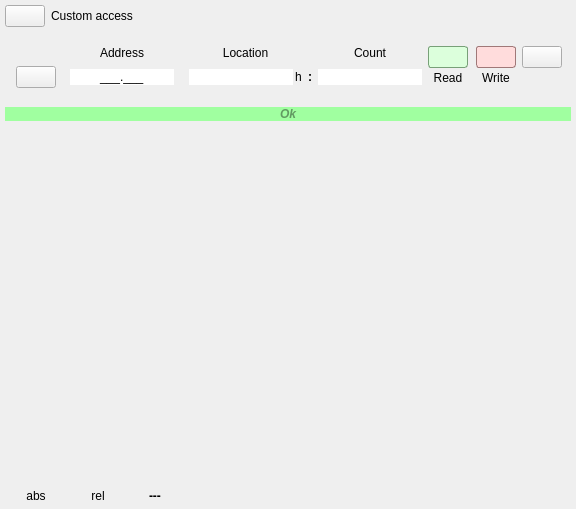
<?xml version="1.0" encoding="UTF-8"?>
<ui version="4.0">
 <class>CustomAccessPage</class>
 <widget class="QWidget" name="CustomAccessPage">
  <property name="geometry">
   <rect>
    <x>0</x>
    <y>0</y>
    <width>576</width>
    <height>509</height>
   </rect>
  </property>
  <property name="windowTitle">
   <string notr="true">Form</string>
  </property>
  <property name="styleSheet">
   <string notr="true">/* Allgemein */
QFrame[GuiRole=PageTitelFrame] { background: rgb(210, 210, 210); border-radius: 6px;	padding: 6px; }
QFrame[GuiRole=PageTitelFrame] QLabel {  font: bold 10pt; }
QFrame[GuiRole=GroupBox] { background: rgb(230, 230, 230); }

QPushButton[GuiRole=ToolBarButton] { border: 1px solid transparent; border-radius: 3px; padding: 3px; qproperty-iconSize: 24px; }
QPushButton[GuiRole=ToolBarButton]:hover { background: rgb(220, 220, 220); border-color: rgb(220, 220, 220); }
QPushButton[GuiRole=ToolBarButton]:pressed { background: rgb(220, 220, 220); border-color: rgb(110, 110, 110); }
QPushButton[GuiRole=ToolBarButton]:checked { background: rgb(220, 220, 220); border-color: rgb(110, 110, 110); }

/* Spezifisch */
QPushButton#readButton { background: rgb(220, 255, 220); border: 1px solid rgb(120, 160, 120); border-radius: 3px; padding: 3px; qproperty-iconSize: 32px; }
QPushButton#readButton:disabled { background: rgba(240, 255, 240, 50); }
QPushButton#readButton:hover { background: rgb(240, 255, 240); border-color: rgb(140, 160, 140); }
QPushButton#readButton:pressed { background: rgb(250, 255, 250); border-color: rgb(180, 160, 160); }

QPushButton#writeButton { background: rgb(255, 220, 220); border: 1px solid rgb(160, 120, 120); border-radius: 3px; padding: 3px; qproperty-iconSize: 32px; }
QPushButton#writeButton:disabled { background: rgba(255, 220, 220, 50); }
QPushButton#writeButton:hover { background: rgb(255, 240, 240); border-color: rgb(160, 140, 140); }
QPushButton#writeButton:pressed { background: rgb(255, 250, 250); border-color: rgb(180, 160, 160); }

QHexEdit#hexEdit { border: 0px;}
QLineEdit#locationEdit { min-width: 5em;}
QLineEdit#countEdit { min-width: 3em;}

QPushButton#absoluteLocationButton { border: 1px solid transparent; min-width: 60px; }
QPushButton#absoluteLocationButton:checked { background: rgb(200, 200, 200); }
QPushButton#relativeLocationButton { border: 1px solid transparent; min-width: 60px; }
QPushButton#relativeLocationButton:checked { background: rgb(200, 200, 200); }
</string>
  </property>
  <layout class="QVBoxLayout" name="verticalLayout" stretch="0,0,0,1,0">
   <property name="spacing">
    <number>10</number>
   </property>
   <property name="leftMargin">
    <number>5</number>
   </property>
   <property name="topMargin">
    <number>5</number>
   </property>
   <property name="rightMargin">
    <number>5</number>
   </property>
   <property name="bottomMargin">
    <number>5</number>
   </property>
   <item>
    <widget class="QFrame" name="titleFrame">
     <property name="GuiRole" stdset="0">
      <string notr="true">PageTitelFrame</string>
     </property>
     <layout class="QHBoxLayout" name="horizontalLayout_27">
      <property name="leftMargin">
       <number>0</number>
      </property>
      <property name="topMargin">
       <number>0</number>
      </property>
      <property name="rightMargin">
       <number>0</number>
      </property>
      <property name="bottomMargin">
       <number>0</number>
      </property>
      <item>
       <widget class="QPushButton" name="goBackButton">
        <property name="enabled">
         <bool>true</bool>
        </property>
        <property name="toolTip">
         <string>Go back to previous page</string>
        </property>
        <property name="icon">
         <iconset>
          <disabledoff>:/Symbols/BackArrow_P.png</disabledoff>
          <activeon>:/Symbols/BackArrow_A.png</activeon>
         </iconset>
        </property>
        <property name="iconSize">
         <size>
          <width>24</width>
          <height>24</height>
         </size>
        </property>
        <property name="GuiRole" stdset="0">
         <string notr="true">ToolBarButton</string>
        </property>
       </widget>
      </item>
      <item>
       <widget class="QLabel" name="titleText">
        <property name="text">
         <string>Custom access</string>
        </property>
       </widget>
      </item>
      <item>
       <spacer name="titleSpacer">
        <property name="orientation">
         <enum>Qt::Orientation::Horizontal</enum>
        </property>
        <property name="sizeHint" stdset="0">
         <size>
          <width>40</width>
          <height>20</height>
         </size>
        </property>
       </spacer>
      </item>
     </layout>
    </widget>
   </item>
   <item>
    <widget class="QFrame" name="frame">
     <property name="styleSheet">
      <string notr="true"/>
     </property>
     <property name="GuiRole" stdset="0">
      <string notr="true">GroupBox</string>
     </property>
     <layout class="QVBoxLayout" name="verticalLayout_7">
      <property name="topMargin">
       <number>9</number>
      </property>
      <item>
       <layout class="QHBoxLayout" name="horizontalLayout" stretch="0,0,1,0,0,0,2,0">
        <property name="rightMargin">
         <number>0</number>
        </property>
        <item>
         <spacer name="horizontalSpacer_9">
          <property name="orientation">
           <enum>Qt::Orientation::Horizontal</enum>
          </property>
          <property name="sizeHint" stdset="0">
           <size>
            <width>10</width>
            <height>20</height>
           </size>
          </property>
         </spacer>
        </item>
        <item>
         <layout class="QGridLayout" name="gridLayout_2">
          <item row="0" column="4">
           <widget class="QLabel" name="label1_2">
            <property name="font">
             <font>
              <italic>false</italic>
              <bold>false</bold>
             </font>
            </property>
            <property name="text">
             <string>Location</string>
            </property>
            <property name="alignment">
             <set>Qt::AlignmentFlag::AlignCenter</set>
            </property>
           </widget>
          </item>
          <item row="0" column="6">
           <widget class="QLabel" name="label1">
            <property name="font">
             <font>
              <italic>false</italic>
              <bold>false</bold>
             </font>
            </property>
            <property name="text">
             <string>Count</string>
            </property>
            <property name="alignment">
             <set>Qt::AlignmentFlag::AlignCenter</set>
            </property>
           </widget>
          </item>
          <item row="1" column="5">
           <widget class="QLabel" name="label_2">
            <property name="font">
             <font>
              <bold>true</bold>
             </font>
            </property>
            <property name="text">
             <string notr="true">:</string>
            </property>
            <property name="alignment">
             <set>Qt::AlignmentFlag::AlignLeading|Qt::AlignmentFlag::AlignLeft|Qt::AlignmentFlag::AlignVCenter</set>
            </property>
           </widget>
          </item>
          <item row="0" column="3" rowspan="2">
           <spacer name="horizontalSpacer_5">
            <property name="orientation">
             <enum>Qt::Orientation::Horizontal</enum>
            </property>
            <property name="sizeHint" stdset="0">
             <size>
              <width>10</width>
              <height>20</height>
             </size>
            </property>
           </spacer>
          </item>
          <item row="1" column="2">
           <widget class="QLineEdit" name="addressEdit">
            <property name="sizePolicy">
             <sizepolicy hsizetype="Maximum" vsizetype="Fixed">
              <horstretch>0</horstretch>
              <verstretch>0</verstretch>
             </sizepolicy>
            </property>
            <property name="toolTip">
             <string>Enter address for new device</string>
            </property>
            <property name="styleSheet">
             <string notr="true">max-width: 4em;</string>
            </property>
            <property name="inputMask">
             <string notr="true">000.000;_</string>
            </property>
            <property name="text">
             <string notr="true">.</string>
            </property>
            <property name="maxLength">
             <number>7</number>
            </property>
            <property name="frame">
             <bool>false</bool>
            </property>
            <property name="cursorPosition">
             <number>7</number>
            </property>
            <property name="alignment">
             <set>Qt::AlignmentFlag::AlignCenter</set>
            </property>
           </widget>
          </item>
          <item row="1" column="4">
           <layout class="QHBoxLayout" name="horizontalLayout_3">
            <property name="spacing">
             <number>2</number>
            </property>
            <item>
             <widget class="QLineEdit" name="locationEdit">
              <property name="sizePolicy">
               <sizepolicy hsizetype="Maximum" vsizetype="Fixed">
                <horstretch>0</horstretch>
                <verstretch>0</verstretch>
               </sizepolicy>
              </property>
              <property name="toolTip">
               <string>Enter message location</string>
              </property>
              <property name="styleSheet">
               <string notr="true">max-width: 4em;</string>
              </property>
              <property name="text">
               <string notr="true"/>
              </property>
              <property name="maxLength">
               <number>6</number>
              </property>
              <property name="frame">
               <bool>false</bool>
              </property>
              <property name="cursorPosition">
               <number>0</number>
              </property>
              <property name="alignment">
               <set>Qt::AlignmentFlag::AlignRight|Qt::AlignmentFlag::AlignTrailing|Qt::AlignmentFlag::AlignVCenter</set>
              </property>
             </widget>
            </item>
            <item>
             <widget class="QLabel" name="label1_5">
              <property name="font">
               <font>
                <italic>false</italic>
                <bold>false</bold>
               </font>
              </property>
              <property name="text">
               <string notr="true">h</string>
              </property>
              <property name="alignment">
               <set>Qt::AlignmentFlag::AlignCenter</set>
              </property>
             </widget>
            </item>
           </layout>
          </item>
          <item row="1" column="6">
           <widget class="QLineEdit" name="countEdit">
            <property name="toolTip">
             <string>Enter number of payload bytes</string>
            </property>
            <property name="styleSheet">
             <string notr="true">max-width: 4em;</string>
            </property>
            <property name="text">
             <string notr="true"/>
            </property>
            <property name="maxLength">
             <number>4</number>
            </property>
            <property name="frame">
             <bool>false</bool>
            </property>
            <property name="cursorPosition">
             <number>0</number>
            </property>
            <property name="alignment">
             <set>Qt::AlignmentFlag::AlignCenter</set>
            </property>
           </widget>
          </item>
          <item row="1" column="0">
           <widget class="QPushButton" name="clearAllButton">
            <property name="enabled">
             <bool>true</bool>
            </property>
            <property name="sizePolicy">
             <sizepolicy hsizetype="Preferred" vsizetype="Fixed">
              <horstretch>0</horstretch>
              <verstretch>0</verstretch>
             </sizepolicy>
            </property>
            <property name="toolTip">
             <string>Clear all input fields</string>
            </property>
            <property name="icon">
             <iconset>
              <disabledoff>:/Symbols/ClearInput_P.png</disabledoff>
              <activeon>:/Symbols/ClearInput_A.png</activeon>
             </iconset>
            </property>
            <property name="iconSize">
             <size>
              <width>24</width>
              <height>24</height>
             </size>
            </property>
            <property name="GuiRole" stdset="0">
             <string notr="true">ToolBarButton</string>
            </property>
           </widget>
          </item>
          <item row="0" column="1" rowspan="2">
           <spacer name="horizontalSpacer_8">
            <property name="orientation">
             <enum>Qt::Orientation::Horizontal</enum>
            </property>
            <property name="sizeHint" stdset="0">
             <size>
              <width>10</width>
              <height>20</height>
             </size>
            </property>
           </spacer>
          </item>
          <item row="0" column="2">
           <widget class="QLabel" name="label1_3">
            <property name="font">
             <font>
              <italic>false</italic>
              <bold>false</bold>
             </font>
            </property>
            <property name="text">
             <string>Address</string>
            </property>
            <property name="alignment">
             <set>Qt::AlignmentFlag::AlignCenter</set>
            </property>
           </widget>
          </item>
         </layout>
        </item>
        <item>
         <spacer name="horizontalSpacer_6">
          <property name="orientation">
           <enum>Qt::Orientation::Horizontal</enum>
          </property>
          <property name="sizeHint" stdset="0">
           <size>
            <width>10</width>
            <height>20</height>
           </size>
          </property>
         </spacer>
        </item>
        <item>
         <layout class="QVBoxLayout" name="verticalLayout_4">
          <property name="spacing">
           <number>0</number>
          </property>
          <item>
           <layout class="QHBoxLayout" name="horizontalLayout_6">
            <item>
             <widget class="QPushButton" name="readButton">
              <property name="enabled">
               <bool>true</bool>
              </property>
              <property name="sizePolicy">
               <sizepolicy hsizetype="Fixed" vsizetype="Fixed">
                <horstretch>0</horstretch>
                <verstretch>0</verstretch>
               </sizepolicy>
              </property>
              <property name="toolTip">
               <string>Transfer read message</string>
              </property>
              <property name="icon">
               <iconset>
                <disabledoff>:/Symbols/ReadAccess_P.png</disabledoff>
                <activeon>:/Symbols/ReadAccess_A.png</activeon>
               </iconset>
              </property>
              <property name="iconSize">
               <size>
                <width>32</width>
                <height>32</height>
               </size>
              </property>
             </widget>
            </item>
           </layout>
          </item>
          <item>
           <widget class="QLabel" name="readLabel">
            <property name="enabled">
             <bool>true</bool>
            </property>
            <property name="font">
             <font>
              <italic>false</italic>
              <bold>false</bold>
             </font>
            </property>
            <property name="text">
             <string>Read</string>
            </property>
            <property name="alignment">
             <set>Qt::AlignmentFlag::AlignCenter</set>
            </property>
           </widget>
          </item>
         </layout>
        </item>
        <item>
         <spacer name="horizontalSpacer_7">
          <property name="orientation">
           <enum>Qt::Orientation::Horizontal</enum>
          </property>
          <property name="sizeHint" stdset="0">
           <size>
            <width>10</width>
            <height>20</height>
           </size>
          </property>
         </spacer>
        </item>
        <item>
         <layout class="QVBoxLayout" name="verticalLayout_3">
          <property name="spacing">
           <number>0</number>
          </property>
          <item>
           <layout class="QHBoxLayout" name="horizontalLayout_7">
            <item>
             <widget class="QPushButton" name="writeButton">
              <property name="sizePolicy">
               <sizepolicy hsizetype="Fixed" vsizetype="Fixed">
                <horstretch>0</horstretch>
                <verstretch>0</verstretch>
               </sizepolicy>
              </property>
              <property name="toolTip">
               <string>Transfer write message</string>
              </property>
              <property name="icon">
               <iconset>
                <disabledoff>:/Symbols/WriteAccess_P.png</disabledoff>
                <activeon>:/Symbols/WriteAccess_A.png</activeon>
               </iconset>
              </property>
              <property name="iconSize">
               <size>
                <width>32</width>
                <height>32</height>
               </size>
              </property>
             </widget>
            </item>
           </layout>
          </item>
          <item>
           <widget class="QLabel" name="writeLabel">
            <property name="font">
             <font>
              <italic>false</italic>
              <bold>false</bold>
             </font>
            </property>
            <property name="text">
             <string>Write</string>
            </property>
            <property name="alignment">
             <set>Qt::AlignmentFlag::AlignCenter</set>
            </property>
           </widget>
          </item>
         </layout>
        </item>
        <item>
         <spacer name="horizontalSpacer_3">
          <property name="orientation">
           <enum>Qt::Orientation::Horizontal</enum>
          </property>
          <property name="sizeHint" stdset="0">
           <size>
            <width>10</width>
            <height>20</height>
           </size>
          </property>
         </spacer>
        </item>
        <item>
         <layout class="QVBoxLayout" name="verticalLayout_5">
          <item>
           <widget class="QPushButton" name="moreButton">
            <property name="sizePolicy">
             <sizepolicy hsizetype="Preferred" vsizetype="Fixed">
              <horstretch>0</horstretch>
              <verstretch>0</verstretch>
             </sizepolicy>
            </property>
            <property name="toolTip">
             <string>Menu</string>
            </property>
            <property name="icon">
             <iconset>
              <disabledoff>:/Symbols/More_P.png</disabledoff>
              <activeon>:/Symbols/More_A.png</activeon>
             </iconset>
            </property>
            <property name="iconSize">
             <size>
              <width>24</width>
              <height>24</height>
             </size>
            </property>
            <property name="GuiRole" stdset="0">
             <string notr="true">ToolBarButton</string>
            </property>
           </widget>
          </item>
          <item>
           <spacer name="verticalSpacer_2">
            <property name="orientation">
             <enum>Qt::Orientation::Vertical</enum>
            </property>
            <property name="sizeHint" stdset="0">
             <size>
              <width>0</width>
              <height>0</height>
             </size>
            </property>
           </spacer>
          </item>
         </layout>
        </item>
       </layout>
      </item>
     </layout>
    </widget>
   </item>
   <item>
    <layout class="QHBoxLayout" name="horizontalLayout_2">
     <item>
      <widget class="QStackedWidget" name="accessResultStack">
       <property name="sizePolicy">
        <sizepolicy hsizetype="Preferred" vsizetype="Maximum">
         <horstretch>0</horstretch>
         <verstretch>0</verstretch>
        </sizepolicy>
       </property>
       <property name="currentIndex">
        <number>1</number>
       </property>
       <widget class="QWidget" name="page_0_Blank">
        <property name="sizePolicy">
         <sizepolicy hsizetype="Maximum" vsizetype="Preferred">
          <horstretch>0</horstretch>
          <verstretch>0</verstretch>
         </sizepolicy>
        </property>
        <layout class="QHBoxLayout" name="horizontalLayout_26">
         <property name="leftMargin">
          <number>0</number>
         </property>
         <property name="topMargin">
          <number>0</number>
         </property>
         <property name="rightMargin">
          <number>0</number>
         </property>
         <property name="bottomMargin">
          <number>0</number>
         </property>
        </layout>
       </widget>
       <widget class="QWidget" name="page_1_Ok">
        <property name="sizePolicy">
         <sizepolicy hsizetype="Maximum" vsizetype="Preferred">
          <horstretch>0</horstretch>
          <verstretch>0</verstretch>
         </sizepolicy>
        </property>
        <layout class="QHBoxLayout" name="horizontalLayout_28">
         <property name="leftMargin">
          <number>0</number>
         </property>
         <property name="topMargin">
          <number>0</number>
         </property>
         <property name="rightMargin">
          <number>0</number>
         </property>
         <property name="bottomMargin">
          <number>0</number>
         </property>
         <item>
          <widget class="QLabel" name="label_30">
           <property name="font">
            <font>
             <italic>true</italic>
             <bold>true</bold>
            </font>
           </property>
           <property name="styleSheet">
            <string notr="true">background: rgb(160, 255, 160); color: rgb(97, 154, 97);</string>
           </property>
           <property name="frameShape">
            <enum>QFrame::Shape::NoFrame</enum>
           </property>
           <property name="frameShadow">
            <enum>QFrame::Shadow::Plain</enum>
           </property>
           <property name="text">
            <string>Ok</string>
           </property>
           <property name="alignment">
            <set>Qt::AlignmentFlag::AlignCenter</set>
           </property>
          </widget>
         </item>
        </layout>
       </widget>
       <widget class="QWidget" name="page_2_Failed">
        <property name="sizePolicy">
         <sizepolicy hsizetype="Maximum" vsizetype="Preferred">
          <horstretch>0</horstretch>
          <verstretch>0</verstretch>
         </sizepolicy>
        </property>
        <layout class="QHBoxLayout" name="horizontalLayout_33">
         <property name="leftMargin">
          <number>0</number>
         </property>
         <property name="topMargin">
          <number>0</number>
         </property>
         <property name="rightMargin">
          <number>0</number>
         </property>
         <property name="bottomMargin">
          <number>0</number>
         </property>
         <item>
          <widget class="QLabel" name="label_31">
           <property name="font">
            <font>
             <bold>true</bold>
            </font>
           </property>
           <property name="styleSheet">
            <string notr="true">background: rgb(255,120,120); color: rgb(158, 74, 74);</string>
           </property>
           <property name="text">
            <string>Failed</string>
           </property>
           <property name="alignment">
            <set>Qt::AlignmentFlag::AlignCenter</set>
           </property>
          </widget>
         </item>
        </layout>
       </widget>
      </widget>
     </item>
    </layout>
   </item>
   <item>
    <widget class="QHexEdit" name="hexEdit" native="true">
     <property name="sizePolicy">
      <sizepolicy hsizetype="Expanding" vsizetype="Expanding">
       <horstretch>0</horstretch>
       <verstretch>0</verstretch>
      </sizepolicy>
     </property>
    </widget>
   </item>
   <item>
    <layout class="QHBoxLayout" name="horizontalLayout_4">
     <property name="spacing">
      <number>20</number>
     </property>
     <item>
      <layout class="QHBoxLayout" name="horizontalLayout_5">
       <property name="spacing">
        <number>0</number>
       </property>
       <item>
        <widget class="QPushButton" name="absoluteLocationButton">
         <property name="sizePolicy">
          <sizepolicy hsizetype="Maximum" vsizetype="Fixed">
           <horstretch>0</horstretch>
           <verstretch>0</verstretch>
          </sizepolicy>
         </property>
         <property name="text">
          <string>abs</string>
         </property>
         <property name="checkable">
          <bool>true</bool>
         </property>
        </widget>
       </item>
       <item>
        <widget class="QPushButton" name="relativeLocationButton">
         <property name="sizePolicy">
          <sizepolicy hsizetype="Maximum" vsizetype="Fixed">
           <horstretch>0</horstretch>
           <verstretch>0</verstretch>
          </sizepolicy>
         </property>
         <property name="text">
          <string>rel</string>
         </property>
         <property name="checkable">
          <bool>true</bool>
         </property>
        </widget>
       </item>
      </layout>
     </item>
     <item>
      <widget class="QLabel" name="currentLocationText">
       <property name="sizePolicy">
        <sizepolicy hsizetype="Expanding" vsizetype="Preferred">
         <horstretch>0</horstretch>
         <verstretch>0</verstretch>
        </sizepolicy>
       </property>
       <property name="font">
        <font>
         <italic>false</italic>
         <bold>true</bold>
        </font>
       </property>
       <property name="text">
        <string notr="true">---</string>
       </property>
       <property name="alignment">
        <set>Qt::AlignmentFlag::AlignLeading|Qt::AlignmentFlag::AlignLeft|Qt::AlignmentFlag::AlignVCenter</set>
       </property>
      </widget>
     </item>
    </layout>
   </item>
  </layout>
  <action name="copyToClipboardMenuItem">
   <property name="icon">
    <iconset>
     <disabledoff>:/Symbols/CopyToClipboard_P.png</disabledoff>
     <activeon>:/Symbols/CopyToClipboard_A.png</activeon>
    </iconset>
   </property>
   <property name="text">
    <string>Copy data hex dump to clipboard</string>
   </property>
   <property name="toolTip">
    <string>Copy data hex dump to clipboard</string>
   </property>
   <property name="menuRole">
    <enum>QAction::MenuRole::NoRole</enum>
   </property>
  </action>
  <action name="relativeLocationMenuItem">
   <property name="checkable">
    <bool>true</bool>
   </property>
   <property name="text">
    <string>Relative location</string>
   </property>
   <property name="toolTip">
    <string>show location relative to service base</string>
   </property>
   <property name="menuRole">
    <enum>QAction::MenuRole::NoRole</enum>
   </property>
  </action>
  <action name="absoluteLocationMenuItem">
   <property name="checkable">
    <bool>true</bool>
   </property>
   <property name="text">
    <string>Absolute location</string>
   </property>
   <property name="toolTip">
    <string>show location absolute to service base</string>
   </property>
   <property name="menuRole">
    <enum>QAction::MenuRole::NoRole</enum>
   </property>
  </action>
  <action name="overwriteWithFFhMenuItem">
   <property name="icon">
    <iconset>
     <disabledoff>:/Symbols/Rubber_P.png</disabledoff>
     <activeon>:/Symbols/Rubber_A.png</activeon>
    </iconset>
   </property>
   <property name="text">
    <string>Overwrite add with FFh</string>
   </property>
   <property name="toolTip">
    <string>Overwrite all data with FFh</string>
   </property>
   <property name="menuRole">
    <enum>QAction::MenuRole::NoRole</enum>
   </property>
  </action>
  <action name="overwriteWith00hMenuItem">
   <property name="icon">
    <iconset>
     <disabledoff>:/Symbols/Rubber_P.png</disabledoff>
     <activeon>:/Symbols/Rubber_A.png</activeon>
    </iconset>
   </property>
   <property name="text">
    <string>Overwrite all with 0</string>
   </property>
   <property name="toolTip">
    <string>Overwrite all data with 0</string>
   </property>
   <property name="menuRole">
    <enum>QAction::MenuRole::NoRole</enum>
   </property>
  </action>
 </widget>
 <customwidgets>
  <customwidget>
   <class>QHexEdit</class>
   <extends>QWidget</extends>
   <header>QHexEdit.h</header>
   <container>1</container>
  </customwidget>
 </customwidgets>
 <tabstops>
  <tabstop>countEdit</tabstop>
  <tabstop>moreButton</tabstop>
 </tabstops>
 <resources/>
 <connections/>
</ui>
